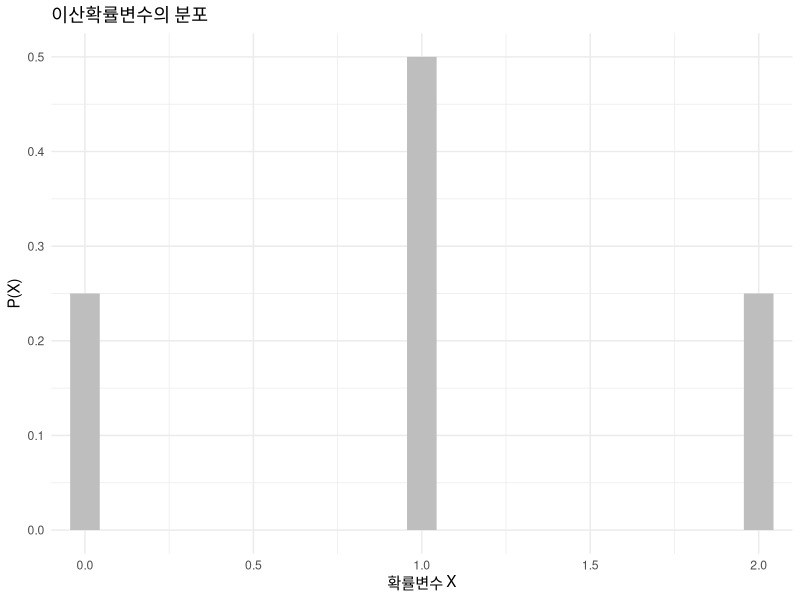
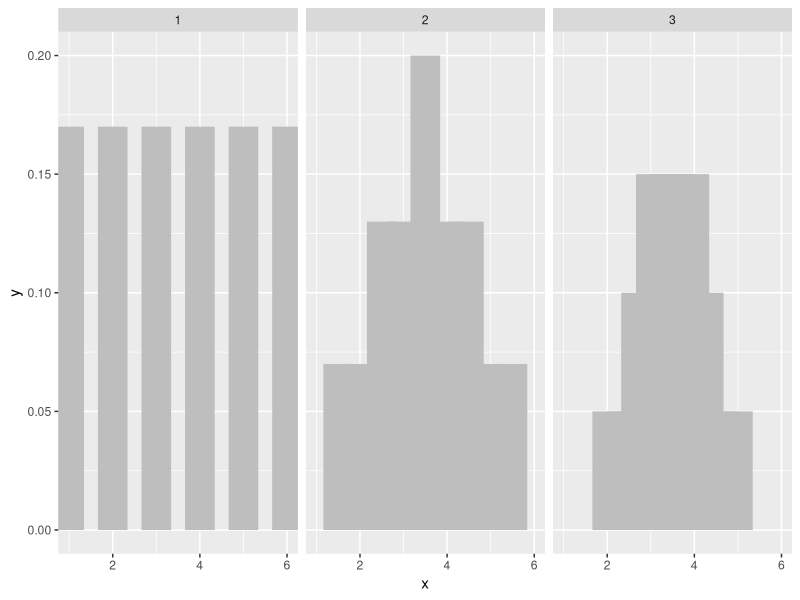
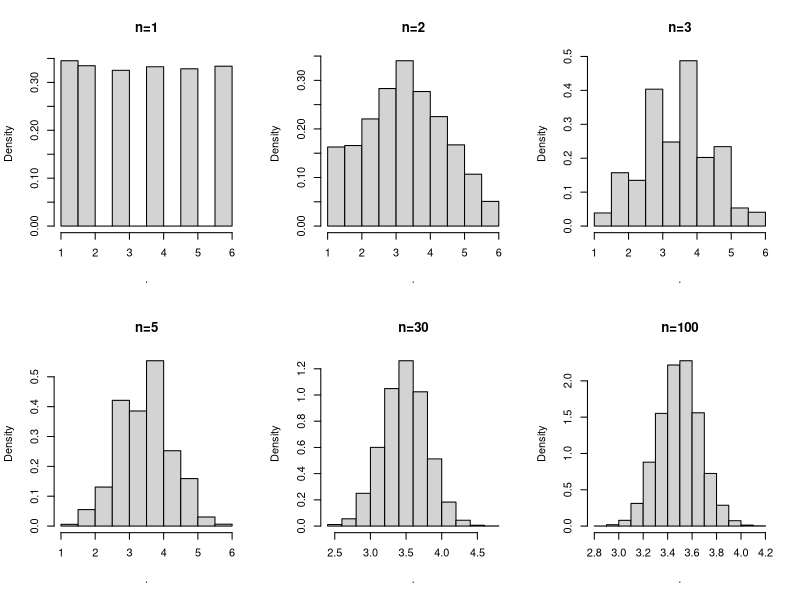

These charts were generated, in order, by the following R code:
# ==============================================================================
# 05장. 추론통계과 가설검정
# 원본: 05-probability.Rmd
# R Markdown의 R 코드 청크와 코드 주석을 추출한 강의용 스크립트입니다.
# 예제 간 객체·패키지 의존성이 있으므로 위에서부터 절별로 실행하세요.
# ==============================================================================

# ------------------------------------------------------------------------------
# 추론통계과 가설검정 > 추론통계와 확률 > 확률변수random variable와 확률분포probability distribution
# ------------------------------------------------------------------------------

data<-data.frame(x=c(0,1,2), y=c(1/4, 1/2, 1/4))
library(tidyverse)
ggplot(data, aes(x=x, xend=x, y=0, yend=y))+
  geom_segment(color="grey", size=10)+
  labs(title="이산확률변수의 분포", x="확률변수 X", y="P(X)")+
  theme_minimal()


# ------------------------------------------------------------------------------
# 추론통계과 가설검정 > 중심극한정리 > 예제를 통해 이해하는 중심극한정리
# ------------------------------------------------------------------------------

library(tidyverse)
data2<-data.frame(group=c(1,1,1,1,1,1,2,2,2,2,2,2,2,2,2,3,3,3,3,3,3,3,3,3,3), x=c(1,2,3,4,5,6,1.5,2,2.5,3,3.5,4,4.5,5,5.5,2,2.33,2.66,3,3.33,3.66,4,4.33,4.66,5), y=c(0.17, 0.17, 0.17, 0.17, 0.17, 0.17, 0.07,0.07, 0.13, 0.13, 0.20, 0.13, 0.13, 0.07, 0.07, 0.05, 0.05, 0.10, 0.15, 0.15, 0.15, 0.15, 0.10, 0.05, 0.05))
ggplot(data2, aes(x=x, xend=x, y=0, yend=y))+
  geom_segment(color="grey", size=10)+facet_wrap(~group)
  labs(title="표본사이즈에 따른 표본평균의 분포", x="표본평균", y="상대도수")+
  theme_minimal()


# ------------------------------------------------------------------------------
# 추론통계과 가설검정 > 중심극한정리 > 시뮬레이션을 통해 이해하는 중심극한정리
# ------------------------------------------------------------------------------

ppltn=c(1,2,3,4,5,6)
dt=list()
par(mfrow=c(2,3))

for (j in c(1,2,3, 5, 30, 100)){
  for (i in 1:10000){
    dt[[i]]=sample(ppltn, j, replace=TRUE) %>% mean}
  
  unlist(dt) %>%  hist(main=paste0("n=",j), prob=T)
}
